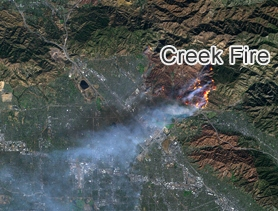
#> input picture images/fire10.jpg, 278 x 211 px
$ python colour_detect.py
#> lines starting #> are read from the running program, lines starting #| are printed output that depends on the picture; after the words box and inside, x2 and y2 are one past the last pixel; in counts of white or black regions, pixels touching at a corner belong together
### colour_convert.py
import cv2
def convert(image):
    img_rgb = cv2.cvtColor(image,cv2.COLOR_BGR2RGB)
    img_hsv = cv2.cvtColor(image,cv2.COLOR_BGR2HSV)
    return img_rgb, img_hsv

### colour_replace.py
import cv2
import numpy as np
from matplotlib import pyplot as plt
from colour_convert import convert
from notification import mail

def mask(img):
    img_rgb, img_hsv = convert(img)

    #Set range for colour detection
    light_grey = (0, 0, 160)
    dark_grey = (175, 50, 250)

    mask = cv2.inRange(img_hsv, light_grey, dark_grey) #Generate mask to isolate smoke
    result = cv2.bitwise_and(img_rgb, img_rgb, mask=mask) #Apply mask to image
    blur = cv2.GaussianBlur(result, (7, 7), 0) #apply gaussian filter to remove noise from image
    shape = blur.shape
    notBlack = np.where(blur != [0,0,0]) #Generate array of all non black pixels
    return shape, notBlack

def main(image):
    shape, notBlack = mask(image)
    meanx = np.mean(notBlack[1]) #Compute the average x-value of the smoke
    meany = np.mean(notBlack[0]) #Compute the average y-value of the smoke

    #Check which direction the smoke is traveling
    if meanx > shape[1]/2:
        d1 = "East"
    else:
        d1 = "West"
    if meany > shape[0]/2:
        d2 = "South"
    else:
        d2 = "North"
    try:
        d1,d2
    except NameError:
        direction = "*Unable to Detect Direction*"
    else:
        direction = d2+"-"+d1
    if direction != "-":
        mail(direction)

### notification.py
import sys
import smtplib
from string import Template
from email.mime.multipart import MIMEMultipart
from email.mime.text import MIMEText
from email.mime.image import MIMEImage

MY_ADDRESS = 'asbjornmatthiashansen@gmail.com'
PASSWORD = '62776277'


def get_contacts(filename):#function to read recipients from contacts list
    names = []
    emails = []
    with open(filename, mode='r', encoding='utf-8') as contacts_file:#opens contact file
        for a_contact in contacts_file:
            names.append(a_contact.split()[0])#extract name
            emails.append(a_contact.split()[1])#extract email
    return names, emails

def read_template(filename):#Function to read email template
    with open(filename, 'r', encoding='utf-8') as template_file:#opens template
        template_file_content = template_file.read()#extracts template
    return Template(template_file_content)

def mail(direction):#function to send email
    names, emails = get_contacts('contacts.txt')
    message_template = read_template('message.txt')

    s = smtplib.SMTP(host='smtp.gmail.com', port=587) #create SMPT server object
    s.starttls()
    s.login(MY_ADDRESS, PASSWORD)#connect to googles SMTP server

    for name, email in zip(names, emails):
        msg = MIMEMultipart()
        location = "43.6532° N, 79.3832° W"#filler for fire location
        message = message_template.substitute(PERSON_NAME=name.title(),FIRE_DIRECTION=direction,FIRE_LOCATION=location)#add template to message object and insert direction and name
        msg['From']=MY_ADDRESS
        msg['To']=email
        msg['Subject']="URGENT: Forest Fire Detected!"
        msg.attach(MIMEText(message, 'plain'))#attach sender email,recipient email, subject, and message body to email
        s.send_message(msg)#sends email
        del msg#clears msg object

    s.quit()#closes SMTP server connection

### colour_detect.py
import cv2
import numpy as np
from matplotlib import pyplot as plt
from colour_convert import convert
import colour_replace

#image, detects red/orange colours withing a range, applies mask to the image
def mask():
    img = cv2.imread('images/fire10.jpg',1)
#> img is the input picture: shape (211, 278, 3); mean B, G, R 81.9, 83.4, 76.6
    img_rgb,img_hsv = convert(img) #convert the image to HSV and RGB
#> in convert, `img_hsv = cv2.cvtColor(image,cv2.COLOR_BGR2HSV)`: img_hsv: shape (211, 278, 3); mean H, S, V 69.2, 55.3, 89.7
    lighter_red = (1,150,150)
    darker_red = (18,255,255)

    mask = cv2.inRange(img_hsv,lighter_red,darker_red)
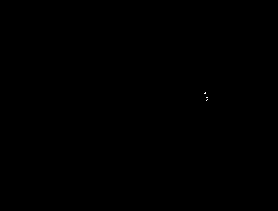
#> mask: shape (211, 278); 0.01% white in thin lines or dots, all inside (x1, y1, x2, y2) = (204, 92, 208, 101)
    result = cv2.bitwise_and(img_rgb,img_rgb,mask=mask)

    return result, img

def main():
    res, img = mask()
    if not np.all(res == [0,0,0]): #check if red/orange colours exist in image
        shape = res.shape #get dimensions of image
#> shape = (211, 278, 3)
        red = np.where(res != [0,0,0])
        meanx = np.mean(red[1]) #find general location of fire in image
#> meanx = 205.7
        meany = np.mean(red[0])
#> meany = 95.86

        #set dimentions to crop the images around fire
        y = meany - (shape[0]/2)
#> y = -9.64
        if y<0:y=0
        x = meanx - (shape[1]/2)
#> x = 66.71
        if x<0:x=0
        y1 = meany + (shape[0]/2)
#> y1 = 201.4
        if y1 > shape[0]:y1=shape[0]
        x1 = meanx + (shape[1]/2)
#> x1 = 344.7
        if x1 > shape[1]:x1=shape[1]
#> x1 = 278
        crop_img = img[int(y):int(y1),int(x):int(x1)]#crop image
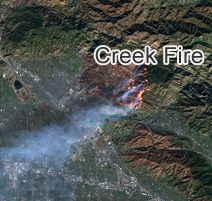
#> crop_img: shape (201, 212, 3); mean B, G, R 81.2, 82.9, 77.8
        colour_replace.main(crop_img)#send image to direction finding script
#> in convert (call 2), `img_hsv = cv2.cvtColor(image,cv2.COLOR_BGR2HSV)`: img_hsv: shape (201, 212, 3); mean H, S, V 67.1, 55.4, 89.7
#> in mask, `mask = cv2.inRange(img_hsv, light_grey, dark_grey)`:
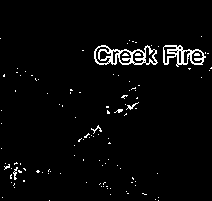
#> mask: shape (201, 212); 3.1% white in thin lines or dots, all inside (x1, y1, x2, y2) = (0, 36, 212, 201)
#> in mask, `blur = cv2.GaussianBlur(result, (7, 7), 0)`:
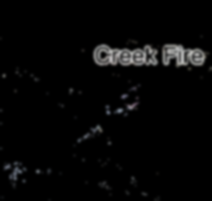
#> blur: shape (201, 212, 3); mean R, G, B 6.4, 6.4, 6.4
#> in main, `shape, notBlack = mask(image)`: shape = (201, 212, 3)
#> in main, `meanx = np.mean(notBlack[1])`: meanx = 110
#> in main, `meany = np.mean(notBlack[0])`: meany = 101.3
#> (reads contacts.txt from the repository)
#> (reads message.txt from the repository)
    else:
        print("No fire detected")
if __name__=='__main__':
#> (the run stopped early here; a loop or call above may not have finished)
